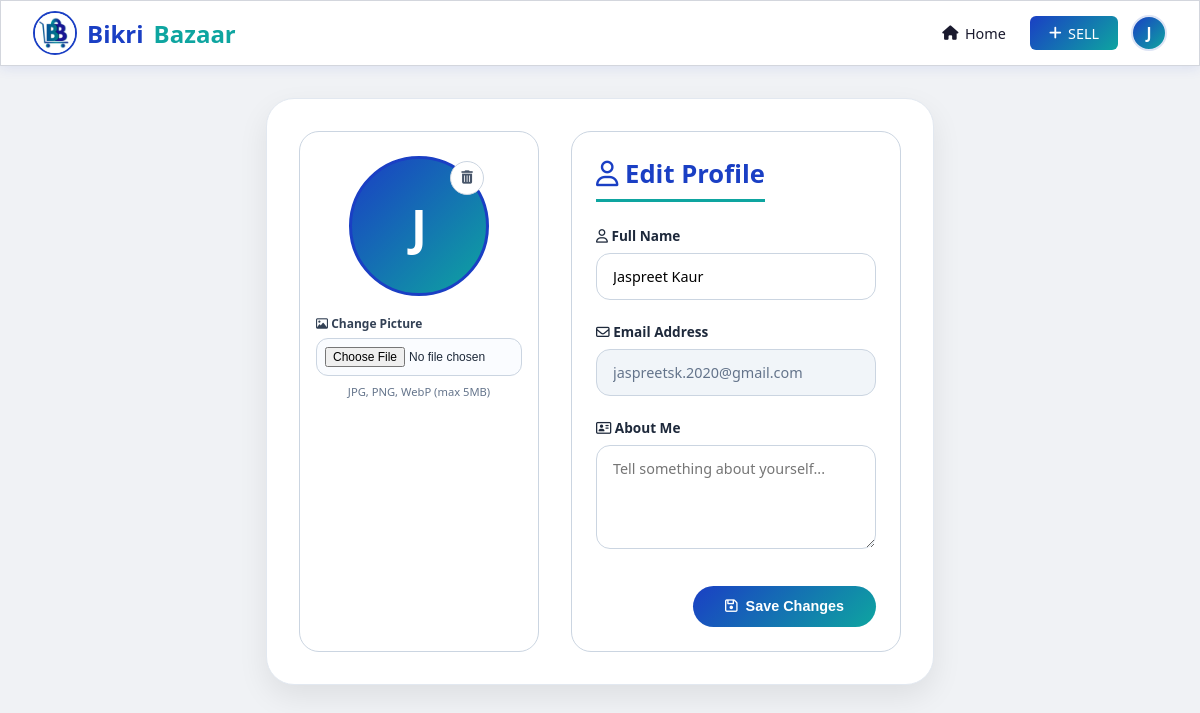
Before: /public/profile.php (signed in) with the older database file.
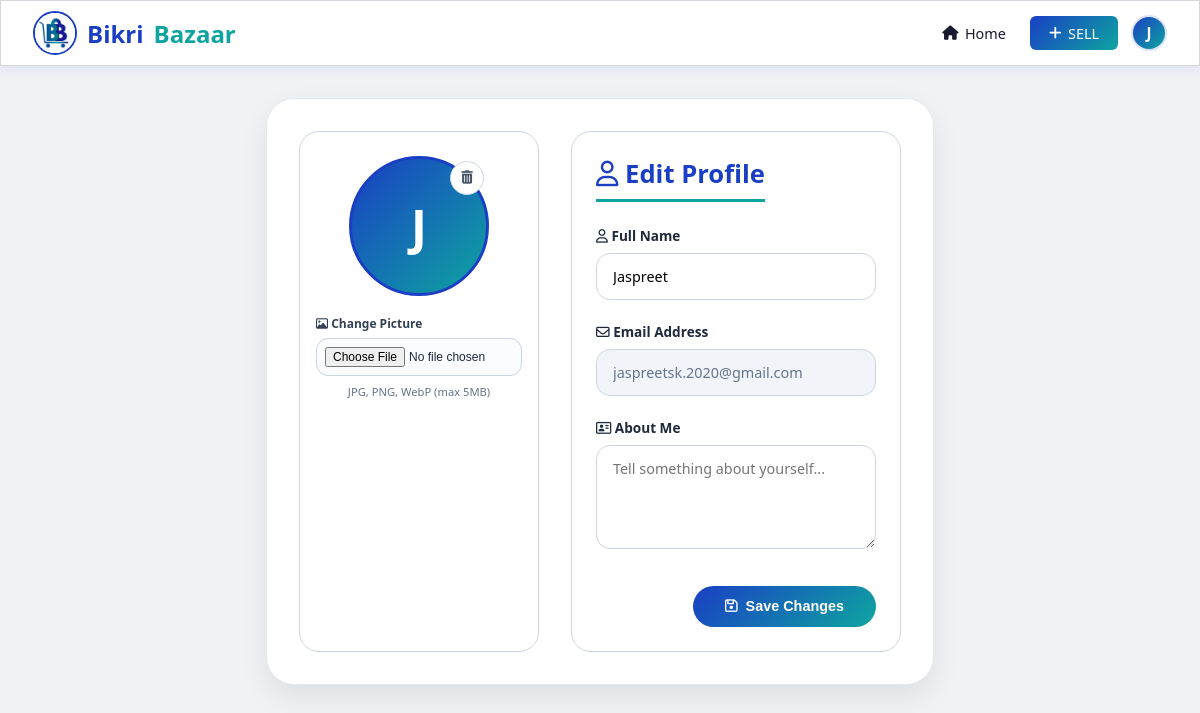
After: the same page with the newer database file.
### tables this page shows
CREATE TABLE `users` (
  `id` int NOT NULL AUTO_INCREMENT,
  `name` varchar(100) DEFAULT NULL,
  `email` varchar(100) DEFAULT NULL,
  `password` varchar(255) DEFAULT NULL,
  `phone` varchar(20) DEFAULT NULL,
  `city` varchar(100) DEFAULT NULL,
  `created_at` timestamp NOT NULL DEFAULT CURRENT_TIMESTAMP,
  `otp` varchar(10) DEFAULT NULL,
  `otp_expiry` datetime DEFAULT NULL,
  `about` varchar(200) DEFAULT '',
  `profile_image` varchar(255) DEFAULT NULL,
  PRIMARY KEY (`id`)
);

### public/profile.php (called while the page is built)
<?php
require_once __DIR__ . '/../modules/user/profile_view.php';
?>

### modules/user/profile_view.php (the view, shortened to what this page needs)
<?php
require_once __DIR__ . '/../../shared/db.php';
$user_id = $_SESSION['user_id'];
$query = "SELECT name, email, about, profile_image FROM users WHERE id = $user_id LIMIT 1";
$result = mysqli_query($conn, $query);
$user = mysqli_fetch_assoc($result);
$initial = strtoupper(substr($user['name'] ?? 'U', 0, 1));
$has_image = !empty($user['profile_image']);
?>
<!DOCTYPE html>
<html lang="en">
<head>
    <link rel="stylesheet" href="https://cdnjs.cloudflare.com/ajax/libs/font-awesome/6.5.0/css/all.min.css">
</head>
<body>
<?php include __DIR__ . '/../../shared/components/navbar.php'; ?>
<form action="<?php echo BASE_URL; ?>../modules/user/user_actions.php" method="POST" enctype="multipart/form-data" class="profile-form-container">
    <div class="sidebar">
        <div class="avatar-wrapper">
            <button type="button" class="delete-pic-btn" id="deleteBtn" title="Remove picture">
                <i class="fa-solid fa-trash-can"></i>
            </button>
            <div id="avatarText" class="avatar-text" style="display: <?php echo $has_image ? 'none' : 'flex'; ?>;">
                <?php echo $initial; ?>
            </div>
        </div>
        <div class="file-input-wrapper">
            <label><i class="fa-regular fa-image"></i> Change Picture</label>
            <input type="file" name="profile_image" id="profileImageInput" accept="image/jpeg, image/png, image/webp">
        </div>
        <div style="font-size: 0.7rem; color: #64748b; margin-top: 0.5rem;">JPG, PNG, WebP (max 5MB)</div>
    </div>
    <div class="main-card">
        <h2><i class="fa-regular fa-user"></i> Edit Profile</h2>
        <div class="form-group">
            <label><i class="fa-regular fa-user"></i> Full Name</label>
            <input class="olx-input" type="text" name="name" value="<?php echo htmlspecialchars($user['name'] ?? ''); ?>" required>
        </div>
        <div class="form-group">
            <label><i class="fa-regular fa-envelope"></i> Email Address</label>
            <input class="olx-input" type="email" value="<?php echo htmlspecialchars($user['email'] ?? ''); ?>" disabled>
        </div>
        <div class="form-group">
            <label><i class="fa-regular fa-address-card"></i> About Me</label>
            <textarea class="olx-input" name="about" rows="4" placeholder="Tell something about yourself..."><?php echo htmlspecialchars($user['about'] ?? ''); ?></textarea>
        </div>
        <div class="footer-actions">
            <button class="save-btn" type="submit">
                <i class="fa-regular fa-floppy-disk"></i> Save Changes
            </button>
        </div>
    </div>
</form>
</body>
</html>

### shared/components/navbar.php (shortened to what this page needs)
<div class="navbar">
    <div class="logo">
        <img src="assets/images/logo.png" alt="BikriBazaar Logo" class="logo-img"
             onerror="this.style.display='none'">
        Bikri<span>Bazaar</span>
    </div>
    <div class="nav-links">
        <a href="index.php"><i class="fa-solid fa-house"></i> Home</a>
        <?php if(isset($_SESSION['user_id'])): ?>
            <a href="post-ad.php" class="btn-sell">
                <i class="fa-solid fa-plus"></i> SELL
            </a>
            <div class="profile-dropdown">
                <div class="nav-avatar">
                    <?php
                    if (!empty($_SESSION['profile_image'])):
                        $image_path = htmlspecialchars($_SESSION['profile_image']);
                    ?>
                        <img src="<?php echo $image_path; ?>" alt="Profile"
                             onerror="this.style.display='none'; this.parentElement.innerHTML='<?php echo isset($_SESSION['user_name']) ? strtoupper(substr($_SESSION['user_name'], 0, 1)) : 'U'; ?>';">
                    <?php else: ?>
                        <?php echo isset($_SESSION['user_name']) ? strtoupper(substr($_SESSION['user_name'], 0, 1)) : 'U'; ?>
                    <?php endif; ?>
                </div>
            </div>
        <?php endif; ?>
    </div>
</div>

### modules/user/profile_view.php (style rules this page uses)
* { margin: 0; padding: 0; box-sizing: border-box; }
body { font-family: 'Segoe UI', Tahoma, Geneva, Verdana, sans-serif; background: #f0f2f5; color: #1e2a3a; display: flex; flex-direction: column; min-height: 100vh; }
.profile-form-container { max-width: 1100px; margin: 2rem auto; background: #fff; border-radius: 28px; box-shadow: 0 12px 30px rgba(0, 0, 0, 0.08); display: flex; gap: 2rem; padding: 2rem; flex-wrap: wrap; border: 1px solid #e2e8f0; }
.sidebar { flex: 0 0 240px; background: #ffffff; border-radius: 20px; padding: 1.5rem 1rem; text-align: center; border: 1px solid #cbd5e1; }
.avatar-wrapper { position: relative; width: 140px; height: 140px; margin: 0 auto 1.2rem auto; }
.avatar-text { width: 100%; height: 100%; border-radius: 50%; background: linear-gradient(135deg, #1a3fc4, #0ea5a0); color: white; display: flex; align-items: center; justify-content: center; font-size: 3rem; font-weight: 700; border: 3px solid #1a3fc4; }
.delete-pic-btn { position: absolute; top: 5px; right: 5px; background: #fff; border: 1px solid #cbd5e1; border-radius: 50%; width: 34px; height: 34px; cursor: pointer; display: flex; align-items: center; justify-content: center; color: #475569; transition: all 0.2s ease; }
.file-input-wrapper { margin: 1rem 0 0.5rem; }
.file-input-wrapper label { font-size: 0.75rem; font-weight: 600; color: #334155; display: block; margin-bottom: 6px; text-align: left; }
.file-input-wrapper input[type="file"] { font-size: 0.75rem; width: 100%; padding: 0.5rem; border: 1px solid #cbd5e1; border-radius: 12px; background: #fafcff; cursor: pointer; }
.main-card { flex: 1; background: #ffffff; border-radius: 20px; padding: 1.5rem; border: 1px solid #cbd5e1; }
h2 { font-size: 1.6rem; font-weight: 700; color: #1a3fc4; margin-bottom: 1.5rem; padding-bottom: 0.5rem; border-bottom: 3px solid #0ea5a0; display: inline-block; }
.form-group { margin-bottom: 1.4rem; }
label { display: block; font-weight: 600; font-size: 0.85rem; margin-bottom: 0.5rem; color: #1e293b; }
.olx-input { width: 100%; padding: 0.8rem 1rem; border: 1.5px solid #cbd5e1; border-radius: 14px; font-size: 0.9rem; font-family: inherit; background: #fff; transition: all 0.2s; }
textarea.olx-input { resize: vertical; min-height: 100px; }
input.olx-input:disabled { background: #f1f5f9; color: #64748b; cursor: not-allowed; }
.footer-actions { margin-top: 2rem; display: flex; justify-content: flex-end; }
.save-btn { background: linear-gradient(135deg, #1a3fc4, #0ea5a0); color: white; padding: 0.8rem 2rem; border: none; border-radius: 40px; font-weight: 700; font-size: 0.9rem; cursor: pointer; transition: all 0.2s ease; display: inline-flex; align-items: center; gap: 0.5rem; }

Changed rows visible on the page:
changed users: name "Jaspreet Kaur" → "Jaspreet"
